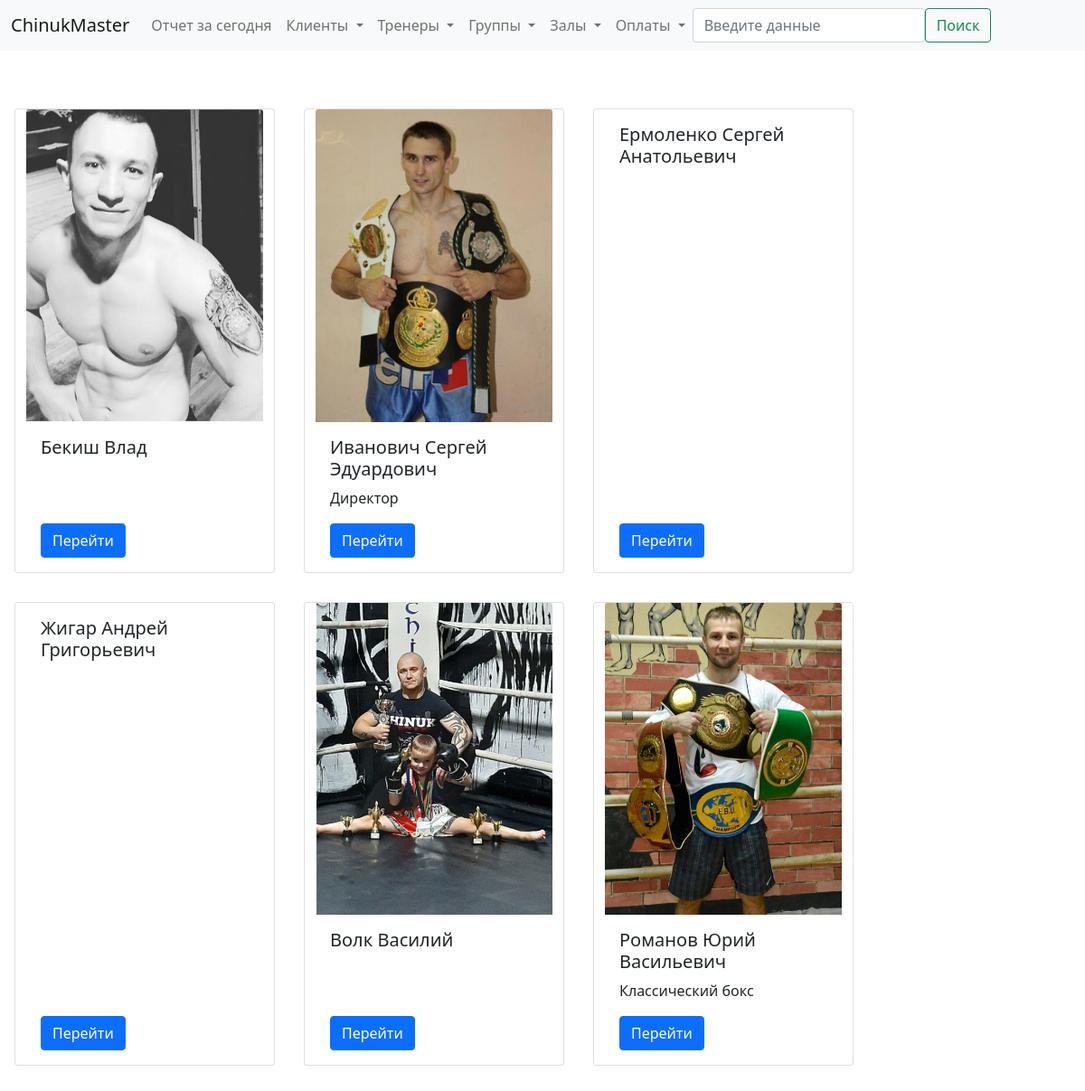
Before: /show/trener with the older database file.
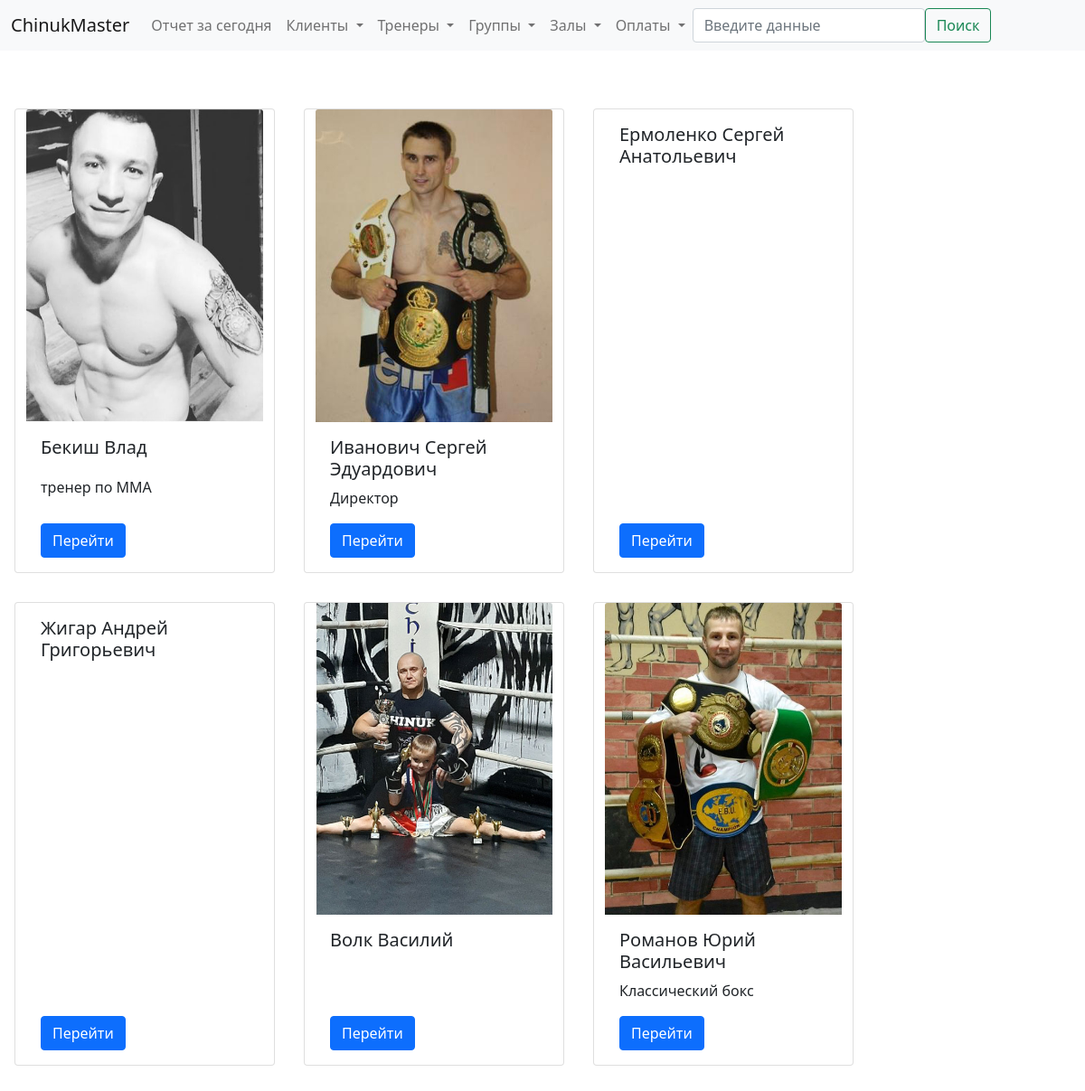
After: the same page with the newer database file.
### billing/models.py (models this page shows, shortened)
class Trener(models.Model):
    name = models.CharField(max_length=50, verbose_name = 'Имя')
    tel_number = models.CharField(max_length=20, verbose_name = 'Номер телефона', null=True, blank=True)
    info = models.TextField(blank=True, null=False, verbose_name = 'Дополнительная информация')
    photo = models.ImageField(verbose_name='Фото', upload_to='billing/media/treners', height_field=None, width_field=None, null=True, blank=True)
    class Meta:
        verbose_name = 'Тренер'
        verbose_name_plural = 'Тренеры'

### billing/views.py (the view)
# urls.py: path('show/<slug:obj>', views.show_objects, name='show_objects'),
def show_objects(request, obj):
    inst = obj_values[obj].objects.all()
    paginator = Paginator(inst, 20)
    page_number = request.GET.get('page')
    page_obj = paginator.get_page(page_number)
    show_obj_link = f'{obj}s' if obj != 'address' else f'{obj}es'
    return render(request, f'billing/show/{show_obj_link}.html', {
        f'{show_obj_link}' : inst,
        'page_obj' : page_obj,
    })

### ChinukMaster/templates/billing/show/treners.html (shortened to what this page needs)
{% extends 'billing/base.html' %}
{% block content %}
    <div class="row row-cols-3">
        {% for trener in treners %}
            <div class="col card m-3" style="width: 18rem;">
                {% if trener.photo %}
                    <img src="{{trener.photo.url}}" class="card-img-top" alt="...">
                {% endif %}
                <div class="card-body d-flex flex-column justify-content-between align-items-start">
                    <h5 class="card-title">{{trener.name}}</h5>
                    {% if trener.info %}
                        <p class="card-text">{{trener.info}}</p>
                    {% endif %}
                    <a href="{% url 'detail_object' obj='trener' id=trener.id %}" class="btn btn-primary">Перейти</a>
                </div>
            </div>
        {% endfor %}
    </div>
{% endblock %}

Changed rows visible on the page:
changed Trener "Бекиш Влад": info (not shown) → "тренер по ММА"
